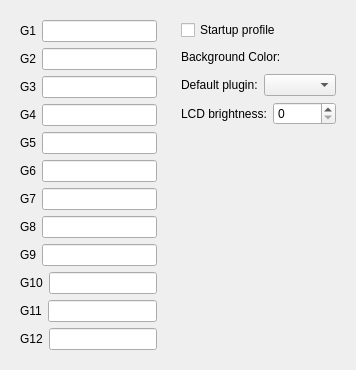
                        <widget class="QWidget" name="M2">
                            <property name="accessibleName">
                                <string>m2</string>
                            </property>
                            <attribute name="title">
                                <string>M2</string>
                            </attribute>
                            <layout class="QHBoxLayout" name="horizontalLayout_55">
                                <item>
                                    <widget class="QWidget" name="widget_4" native="true">
                                        <layout class="QVBoxLayout" name="verticalLayout_2">
                                            <item>
                                                <layout class="QHBoxLayout" name="horizontalLayout_14">
                                                    <item>
                                                        <widget class="QLabel" name="label_13">
                                                            <property name="text">
                                                                <string>G1</string>
                                                            </property>
                                                        </widget>
                                                    </item>
                                                    <item>
                                                        <widget class="QLineEdit" name="m2_G1"/>
                                                    </item>
                                                </layout>
                                            </item>
                                            <item>
                                                <layout class="QHBoxLayout" name="horizontalLayout_15">
                                                    <item>
                                                        <widget class="QLabel" name="label_14">
                                                            <property name="text">
                                                                <string>G2</string>
                                                            </property>
                                                        </widget>
                                                    </item>
                                                    <item>
                                                        <widget class="QLineEdit" name="m2_G2"/>
                                                    </item>
                                                </layout>
                                            </item>
                                            <item>
                                                <layout class="QHBoxLayout" name="horizontalLayout_16">
                                                    <item>
                                                        <widget class="QLabel" name="label_15">
                                                            <property name="text">
                                                                <string>G3</string>
                                                            </property>
                                                        </widget>
                                                    </item>
                                                    <item>
                                                        <widget class="QLineEdit" name="m2_G3"/>
                                                    </item>
                                                </layout>
                                            </item>
                                            <item>
                                                <layout class="QHBoxLayout" name="horizontalLayout_17">
                                                    <item>
                                                        <widget class="QLabel" name="label_16">
                                                            <property name="text">
                                                                <string>G4</string>
                                                            </property>
                                                        </widget>
                                                    </item>
                                                    <item>
                                                        <widget class="QLineEdit" name="m2_G4"/>
                                                    </item>
                                                </layout>
                                            </item>
                                            <item>
                                                <layout class="QHBoxLayout" name="horizontalLayout_18">
                                                    <item>
                                                        <widget class="QLabel" name="label_17">
                                                            <property name="text">
                                                                <string>G5</string>
                                                            </property>
                                                        </widget>
                                                    </item>
                                                    <item>
                                                        <widget class="QLineEdit" name="m2_G5"/>
                                                    </item>
                                                </layout>
                                            </item>
                                            <item>
                                                <layout class="QHBoxLayout" name="horizontalLayout_19">
                                                    <item>
                                                        <widget class="QLabel" name="label_18">
                                                            <property name="text">
                                                                <string>G6</string>
                                                            </property>
                                                        </widget>
                                                    </item>
                                                    <item>
                                                        <widget class="QLineEdit" name="m2_G6"/>
                                                    </item>
                                                </layout>
                                            </item>
                                            <item>
                                                <layout class="QHBoxLayout" name="horizontalLayout_20">
                                                    <item>
                                                        <widget class="QLabel" name="label_19">
                                                            <property name="text">
                                                                <string>G7</string>
                                                            </property>
                                                        </widget>
                                                    </item>
                                                    <item>
                                                        <widget class="QLineEdit" name="m2_G7"/>
                                                    </item>
                                                </layout>
                                            </item>
                                            <item>
                                                <layout class="QHBoxLayout" name="horizontalLayout_21">
                                                    <item>
                                                        <widget class="QLabel" name="label_20">
                                                            <property name="text">
                                                                <string>G8</string>
                                                            </property>
                                                        </widget>
                                                    </item>
                                                    <item>
                                                        <widget class="QLineEdit" name="m2_G8"/>
                                                    </item>
                                                </layout>
                                            </item>
                                            <item>
                                                <layout class="QHBoxLayout" name="horizontalLayout_22">
                                                    <item>
                                                        <widget class="QLabel" name="label_21">
                                                            <property name="text">
                                                                <string>G9</string>
                                                            </property>
                                                        </widget>
                                                    </item>
                                                    <item>
                                                        <widget class="QLineEdit" name="m2_G9"/>
                                                    </item>
                                                </layout>
                                            </item>
                                            <item>
                                                <layout class="QHBoxLayout" name="horizontalLayout_23">
                                                    <item>
                                                        <widget class="QLabel" name="label_22">
                                                            <property name="text">
                                                                <string>G10</string>
                                                            </property>
                                                        </widget>
                                                    </item>
                                                    <item>
                                                        <widget class="QLineEdit" name="m2_G10"/>
                                                    </item>
                                                </layout>
                                            </item>
                                            <item>
                                                <layout class="QHBoxLayout" name="horizontalLayout_24">
                                                    <item>
                                                        <widget class="QLabel" name="label_23">
                                                            <property name="text">
                                                                <string>G11</string>
                                                            </property>
                                                        </widget>
                                                    </item>
                                                    <item>
                                                        <widget class="QLineEdit" name="m2_G11"/>
                                                    </item>
                                                </layout>
                                            </item>
                                            <item>
                                                <layout class="QHBoxLayout" name="horizontalLayout_25">
                                                    <item>
                                                        <widget class="QLabel" name="label_24">
                                                            <property name="text">
                                                                <string>G12</string>
                                                            </property>
                                                        </widget>
                                                    </item>
                                                    <item>
                                                        <widget class="QLineEdit" name="m2_G12"/>
                                                    </item>
                                                </layout>
                                            </item>
                                        </layout>
                                    </widget>
                                </item>
                                <item>
                                    <widget class="QWidget" name="widget_3" native="true">
                                        <property name="maximumSize">
                                            <size>
                                                <width>300</width>
                                                <height>16777215</height>
                                            </size>
                                        </property>
                                        <layout class="QVBoxLayout" name="verticalLayout_6">
                                            <item>
                                                <widget class="QCheckBox" name="m2StartupProfile">
                                                    <property name="text">
                                                        <string>Startup profile</string>
                                                    </property>
                                                </widget>
                                            </item>
                                            <item>
                                                <layout class="QHBoxLayout" name="horizontalLayout_53">
                                                    <item>
                                                        <widget class="QLabel" name="label_51">
                                                            <property name="text">
                                                                <string>Background Color:</string>
                                                            </property>
                                                        </widget>
                                                    </item>
                                                    <item>
                                                        <widget class="QPushButton" name="m2BackgroundColorButton">
                                                            <property name="autoFillBackground">
                                                                <bool>true</bool>
                                                            </property>
                                                            <property name="text">
                                                                <string/>
                                                            </property>
                                                            <property name="flat">
                                                                <bool>true</bool>
                                                            </property>
                                                        </widget>
                                                    </item>
                                                </layout>
                                            </item>
                                            <item>
                                                <layout class="QHBoxLayout" name="m2HorizontalLayout">
                                                    <property name="sizeConstraint">
                                                        <enum>QLayout::SetDefaultConstraint</enum>
                                                    </property>
                                                    <item>
                                                        <widget class="QLabel" name="label_52">
                                                            <property name="text">
                                                                <string>Default plugin:</string>
                                                            </property>
                                                        </widget>
                                                    </item>
                                                    <item>
                                                        <widget class="QComboBox" name="m2DefaultPlugin"/>
                                                    </item>
                                                </layout>
                                            </item>
                                            <item>
                                                <layout class="QHBoxLayout" name="horizontalLayout_63">
                                                    <property name="sizeConstraint">
                                                        <enum>QLayout::SetDefaultConstraint</enum>
                                                    </property>
                                                    <item>
                                                        <widget class="QLabel" name="label_58">
                                                            <property name="text">
                                                                <string>LCD brightness:</string>
                                                            </property>
                                                        </widget>
                                                    </item>
                                                    <item>
                                                        <widget class="QSpinBox" name="m2Brightness">
                                                            <property name="maximum">
                                                                <number>255</number>
                                                            </property>
                                                            <property name="singleStep">
                                                                <number>10</number>
                                                            </property>
                                                        </widget>
                                                    </item>
                                                </layout>
                                            </item>
                                            <item>
                                                <spacer name="verticalSpacer_2">
                                                    <property name="orientation">
                                                        <enum>Qt::Vertical</enum>
                                                    </property>
                                                    <property name="sizeHint" stdset="0">
                                                        <size>
                                                            <width>20</width>
                                                            <height>40</height>
                                                        </size>
                                                    </property>
                                                </spacer>
                                            </item>
                                        </layout>
                                    </widget>
                                </item>
                            </layout>
                        </widget>
